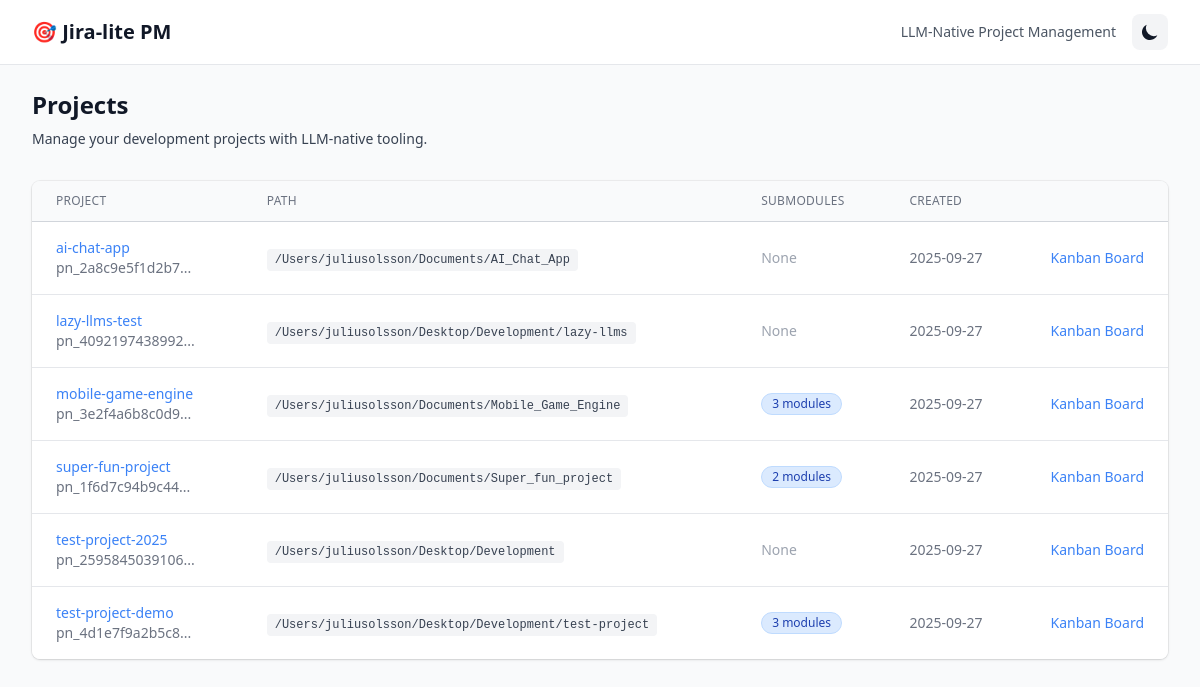
The page / on the database its author committed.
### src/jira_lite/models.py (models this page shows, shortened)
class BaseModel(Model):
    class Meta:
        database = db

class Project(BaseModel):
    project_id = CharField(unique=True, index=True, max_length=64)
    project_slug = CharField(index=True, max_length=100)
    absolute_path = CharField(max_length=500)
    metadata = TextField(null=True)  # JSON string for submodules, vcs, mcp config
    created_utc = DateTimeField(default=datetime.utcnow, index=True)
    updated_utc = DateTimeField(default=datetime.utcnow)
    @property
    def submodules(self):
        if not self.metadata:
            return []
        try:
            data = json.loads(self.metadata)
            return data.get('submodules', [])
        except (json.JSONDecodeError, TypeError):
            return []
    @property
    def vcs(self):
        """Get VCS info from metadata JSON"""
        if not self.metadata:
            return {}
        try:
            data = json.loads(self.metadata)
            return data.get('vcs', {})
        except (json.JSONDecodeError, TypeError):
            return {}
    @property
    def mcp(self):
        """Get MCP config from metadata JSON"""
        if not self.metadata:
            return {}
        try:
            data = json.loads(self.metadata)
            return data.get('mcp', {})
        except (json.JSONDecodeError, TypeError):
            return {}

### src/jira_lite/app.py (the view)
    @app.route('/')
    def index():
        projects = ProjectRepository.get_all()
        return render_template('index.html', projects=projects)

### src/jira_lite/repositories.py (called while the page is built)
    @staticmethod
    def get_all() -> List[Project]:
        return list(Project.select().order_by(Project.project_slug))

### src/jira_lite/utils.py (called while the page is built, shortened)
def format_date(date_obj, format='%Y-%m-%d'):
    if not date_obj:
        return 'N/A'
    if isinstance(date_obj, datetime):
        return date_obj.strftime(format)
    return str(date_obj)

### src/jira_lite/templates/index.html (shortened to what this page needs)
{% extends "base.html" %}
{% block content %}
<div class="px-4 sm:px-0">
    <div class="sm:flex sm:items-center">
        <div class="sm:flex-auto">
            <h1 class="text-2xl font-semibold text-gray-900 dark:text-gray-100">Projects</h1>
            <p class="mt-2 text-sm text-gray-700 dark:text-gray-400">Manage your development projects with LLM-native tooling.</p>
        </div>
    </div>
    {% if projects %}
    <div class="mt-8 flow-root">
        <div class="-mx-4 -my-2 overflow-x-auto sm:-mx-6 lg:-mx-8">
            <div class="inline-block min-w-full py-2 align-middle sm:px-6 lg:px-8">
                <div class="overflow-hidden shadow ring-1 ring-black ring-opacity-5 md:rounded-lg">
                    <table class="min-w-full divide-y divide-gray-300 dark:divide-dark-border">
                        <thead class="bg-gray-50 dark:bg-dark-surface">
                            <tr>
                                <th scope="col" class="px-6 py-3 text-left text-xs font-medium text-gray-500 dark:text-gray-400 uppercase tracking-wide">
                                    Project
                                </th>
                                <th scope="col" class="px-6 py-3 text-left text-xs font-medium text-gray-500 dark:text-gray-400 uppercase tracking-wide">
                                    Path
                                </th>
                                <th scope="col" class="px-6 py-3 text-left text-xs font-medium text-gray-500 dark:text-gray-400 uppercase tracking-wide">
                                    Submodules
                                </th>
                                <th scope="col" class="px-6 py-3 text-left text-xs font-medium text-gray-500 dark:text-gray-400 uppercase tracking-wide">
                                    Created
                                </th>
                                <th scope="col" class="relative px-6 py-3">
                                </th>
                            </tr>
                        </thead>
                        <tbody class="divide-y divide-gray-200 dark:divide-dark-border bg-white dark:bg-dark-bg">
                            {% for project in projects %}
                            <tr class="hover:bg-gray-50 dark:hover:bg-dark-hover">
                                <td class="whitespace-nowrap px-6 py-4">
                                    <div class="flex items-center">
                                        <div>
                                            <div class="text-sm font-medium text-gray-900 dark:text-gray-100">
                                                <a href="/{{ project.project_id }}/kanban" class="text-primary hover:text-blue-700 dark:hover:text-blue-400">
                                                    {{ project.project_slug }}
                                                </a>
                                            </div>
                                            <div class="text-sm text-gray-500 dark:text-gray-400">{{ project.project_id[:16] }}...</div>
                                        </div>
                                    </div>
                                </td>
                                <td class="whitespace-nowrap px-6 py-4 text-sm text-gray-500 dark:text-gray-400">
                                    <code class="bg-gray-100 dark:bg-gray-800 px-2 py-1 rounded text-xs text-gray-700 dark:text-gray-300">{{ project.absolute_path }}</code>
                                </td>
                                <td class="whitespace-nowrap px-6 py-4 text-sm text-gray-500 dark:text-gray-400">
                                    {% if project.submodules %}
                                        <span class="inline-flex items-center rounded-full bg-blue-100 dark:bg-blue-900/50 px-2.5 py-0.5 text-xs font-medium text-blue-800 dark:text-blue-300 border border-blue-200 dark:border-blue-800">
                                            {{ project.submodules|length }} modules
                                        </span>
                                    {% else %}
                                        <span class="text-gray-400">None</span>
                                    {% endif %}
                                </td>
                                <td class="whitespace-nowrap px-6 py-4 text-sm text-gray-500 dark:text-gray-400">
                                    {{ project.created_utc | format_date }}
                                </td>
                                <td class="relative whitespace-nowrap py-4 pl-3 pr-4 text-right text-sm font-medium sm:pr-6">
                                    <a href="/{{ project.project_id }}/kanban" class="text-primary hover:text-blue-700 dark:hover:text-blue-400">
                                        Kanban Board
                                    </a>
                                </td>
                            </tr>
                            {% endfor %}
                        </tbody>
                    </table>
                </div>
            </div>
        </div>
    </div>
    {% endif %}
</div>
{% endblock %}

### src/jira_lite/templates/base.html (shortened to what this page needs)
<!DOCTYPE html>
<html lang="en">
<head>
    <script src="https://cdn.tailwindcss.com"></script>
</head>
<body class="bg-gray-50 dark:bg-dark-bg text-gray-900 dark:text-gray-200 min-h-screen transition-colors">
    <nav class="bg-white dark:bg-dark-surface border-b border-gray-200 dark:border-dark-border">
        <div class="max-w-full mx-auto px-4 sm:px-6 lg:px-8">
            <div class="flex justify-between h-16">
                <div class="flex items-center">
                    <h1 class="text-xl font-semibold text-gray-900 dark:text-gray-100">
                        <a href="/" class="hover:text-primary dark:hover:text-primary-dark transition-colors">🎯 Jira-lite PM</a>
                    </h1>
                </div>
                <div class="flex items-center space-x-4">
                    <span class="text-sm text-gray-600 dark:text-gray-400">LLM-Native Project Management</span>
                    <button id="theme-toggle"
                            class="p-2 rounded-lg bg-gray-100 dark:bg-gray-800 hover:bg-gray-200 dark:hover:bg-gray-700 transition-colors"
                            aria-label="Toggle theme">
                        <svg id="theme-dark-icon" class="w-5 h-5" fill="currentColor" viewBox="0 0 20 20">
                            <path d="M17.293 13.293A8 8 0 016.707 2.707a8.001 8.001 0 1010.586 10.586z"></path>
                        </svg>
                    </button>
                </div>
            </div>
        </div>
    </nav>
    <main class="{% block main_class %}max-w-full{% endblock %} mx-auto py-6 sm:px-6 lg:px-8">
        {% block content %}{% endblock %}
    </main>
</body>
</html>

### rows shown on the page
Project: project_slug "ai-chat-app", project_id "pn_2a8c9e5f1d2b7", absolute_path "/Users/juliusolsson/Documents/AI_Chat_App", shows "None", created_utc "2025-09-27"
Project: project_slug "lazy-llms-test", project_id "pn_4092197438992", absolute_path "/Users/juliusolsson/Desktop/Development/lazy-llms", shows "None", created_utc "2025-09-27"
Project: project_slug "mobile-game-engine", project_id "pn_3e2f4a6b8c0d9", absolute_path "/Users/juliusolsson/Documents/Mobile_Game_Engine", submodules|length "3", created_utc "2025-09-27"
Project: project_slug "super-fun-project", project_id "pn_1f6d7c94b9c44", absolute_path "/Users/juliusolsson/Documents/Super_fun_project", submodules|length "2", created_utc "2025-09-27"
Project: project_slug "test-project-2025", project_id "pn_2595845039106", absolute_path "/Users/juliusolsson/Desktop/Development", shows "None", created_utc "2025-09-27"
Project: project_slug "test-project-demo", project_id "pn_4d1e7f9a2b5c8", absolute_path "/Users/juliusolsson/Desktop/Development/test-project", submodules|length "3", created_utc "2025-09-27"
